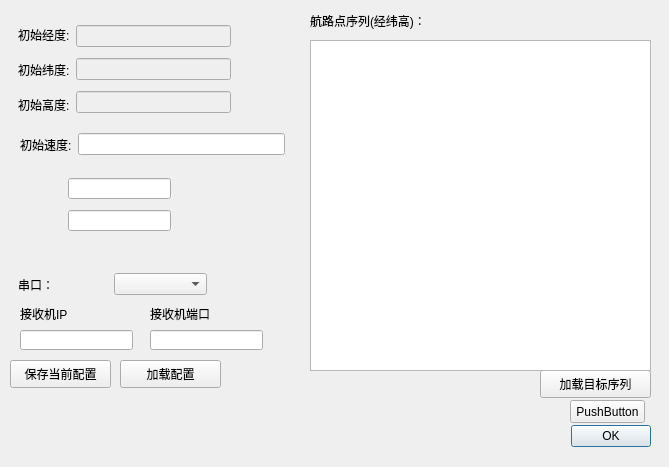
<?xml version="1.0" encoding="UTF-8"?>
<ui version="4.0">
 <class>Dialog_initsetting</class>
 <widget class="QDialog" name="Dialog_initsetting">
  <property name="geometry">
   <rect>
    <x>0</x>
    <y>0</y>
    <width>669</width>
    <height>467</height>
   </rect>
  </property>
  <property name="windowTitle">
   <string>Dialog</string>
  </property>
  <widget class="QWidget" name="layoutWidget">
   <property name="geometry">
    <rect>
     <x>300</x>
     <y>420</y>
     <width>351</width>
     <height>33</height>
    </rect>
   </property>
   <layout class="QHBoxLayout">
    <property name="spacing">
     <number>6</number>
    </property>
    <property name="leftMargin">
     <number>0</number>
    </property>
    <property name="topMargin">
     <number>0</number>
    </property>
    <property name="rightMargin">
     <number>0</number>
    </property>
    <property name="bottomMargin">
     <number>0</number>
    </property>
    <item>
     <spacer>
      <property name="orientation">
       <enum>Qt::Horizontal</enum>
      </property>
      <property name="sizeHint" stdset="0">
       <size>
        <width>140</width>
        <height>31</height>
       </size>
      </property>
     </spacer>
    </item>
    <item>
     <widget class="QPushButton" name="okButton">
      <property name="text">
       <string>OK</string>
      </property>
     </widget>
    </item>
   </layout>
  </widget>
  <widget class="QWidget" name="layoutWidget">
   <property name="geometry">
    <rect>
     <x>18</x>
     <y>20</y>
     <width>213</width>
     <height>99</height>
    </rect>
   </property>
   <layout class="QHBoxLayout" name="horizontalLayout">
    <item>
     <layout class="QVBoxLayout" name="verticalLayout">
      <item>
       <widget class="QLabel" name="label_1">
        <property name="styleSheet">
         <string notr="true">font: 12pt &quot;微软雅黑&quot;;</string>
        </property>
        <property name="text">
         <string>初始经度:</string>
        </property>
       </widget>
      </item>
      <item>
       <widget class="QLabel" name="label_2">
        <property name="styleSheet">
         <string notr="true">font: 12pt &quot;微软雅黑&quot;;</string>
        </property>
        <property name="text">
         <string>初始纬度:</string>
        </property>
       </widget>
      </item>
      <item>
       <widget class="QLabel" name="label_3">
        <property name="styleSheet">
         <string notr="true">font: 12pt &quot;微软雅黑&quot;;</string>
        </property>
        <property name="text">
         <string>初始高度:</string>
        </property>
       </widget>
      </item>
     </layout>
    </item>
    <item>
     <layout class="QVBoxLayout" name="verticalLayout_2">
      <item>
       <widget class="QLineEdit" name="lineEdit_Lontitude">
        <property name="enabled">
         <bool>false</bool>
        </property>
       </widget>
      </item>
      <item>
       <widget class="QLineEdit" name="lineEdit_Latitude">
        <property name="enabled">
         <bool>false</bool>
        </property>
       </widget>
      </item>
      <item>
       <widget class="QLineEdit" name="lineEdit_Altitude">
        <property name="enabled">
         <bool>false</bool>
        </property>
       </widget>
      </item>
     </layout>
    </item>
   </layout>
  </widget>
  <widget class="QLabel" name="label_12">
   <property name="geometry">
    <rect>
     <x>310</x>
     <y>10</y>
     <width>171</width>
     <height>21</height>
    </rect>
   </property>
   <property name="styleSheet">
    <string notr="true">font: 12pt &quot;微软雅黑&quot;;</string>
   </property>
   <property name="text">
    <string>航路点序列(经纬高)：</string>
   </property>
  </widget>
  <widget class="QPushButton" name="pushButton_saveTargeNode">
   <property name="geometry">
    <rect>
     <x>540</x>
     <y>370</y>
     <width>111</width>
     <height>28</height>
    </rect>
   </property>
   <property name="text">
    <string>加载目标序列</string>
   </property>
  </widget>
  <widget class="QPushButton" name="pushButton_saveSettings">
   <property name="geometry">
    <rect>
     <x>10</x>
     <y>360</y>
     <width>101</width>
     <height>28</height>
    </rect>
   </property>
   <property name="text">
    <string>保存当前配置</string>
   </property>
  </widget>
  <widget class="QPushButton" name="pushButton_loadSettings">
   <property name="geometry">
    <rect>
     <x>120</x>
     <y>360</y>
     <width>101</width>
     <height>28</height>
    </rect>
   </property>
   <property name="text">
    <string>加载配置</string>
   </property>
  </widget>
  <widget class="QWidget" name="layoutWidget">
   <property name="geometry">
    <rect>
     <x>18</x>
     <y>270</y>
     <width>189</width>
     <height>29</height>
    </rect>
   </property>
   <layout class="QHBoxLayout" name="horizontalLayout_14">
    <item>
     <widget class="QLabel" name="label_13">
      <property name="maximumSize">
       <size>
        <width>90</width>
        <height>16777215</height>
       </size>
      </property>
      <property name="styleSheet">
       <string notr="true">font: 12pt &quot;微软雅黑&quot;;</string>
      </property>
      <property name="text">
       <string>串口：</string>
      </property>
     </widget>
    </item>
    <item>
     <widget class="QComboBox" name="comboBox_serialPortName"/>
    </item>
   </layout>
  </widget>
  <widget class="QWidget" name="widget_hide1" native="true">
   <property name="geometry">
    <rect>
     <x>28</x>
     <y>160</y>
     <width>241</width>
     <height>80</height>
    </rect>
   </property>
   <widget class="QLineEdit" name="lineEdit_Gama">
    <property name="geometry">
     <rect>
      <x>40</x>
      <y>50</y>
      <width>103</width>
      <height>21</height>
     </rect>
    </property>
   </widget>
   <widget class="QLabel" name="label_10">
    <property name="geometry">
     <rect>
      <x>-114</x>
      <y>16</y>
      <width>145</width>
      <height>27</height>
     </rect>
    </property>
    <property name="styleSheet">
     <string notr="true">font: 12pt &quot;微软雅黑&quot;;</string>
    </property>
    <property name="text">
     <string>初始航迹方位角:</string>
    </property>
   </widget>
   <widget class="QLabel" name="label_11">
    <property name="geometry">
     <rect>
      <x>-114</x>
      <y>50</y>
      <width>145</width>
      <height>27</height>
     </rect>
    </property>
    <property name="styleSheet">
     <string notr="true">font: 12pt &quot;微软雅黑&quot;;</string>
    </property>
    <property name="text">
     <string>初始航迹俯仰角:</string>
    </property>
   </widget>
   <widget class="QLineEdit" name="lineEdit_Chi">
    <property name="geometry">
     <rect>
      <x>40</x>
      <y>18</y>
      <width>103</width>
      <height>21</height>
     </rect>
    </property>
   </widget>
  </widget>
  <widget class="QWidget" name="layoutWidget">
   <property name="geometry">
    <rect>
     <x>20</x>
     <y>130</y>
     <width>265</width>
     <height>29</height>
    </rect>
   </property>
   <layout class="QHBoxLayout" name="horizontalLayout_3">
    <item>
     <widget class="QLabel" name="label_9">
      <property name="styleSheet">
       <string notr="true">font: 12pt &quot;微软雅黑&quot;;</string>
      </property>
      <property name="text">
       <string>初始速度:</string>
      </property>
     </widget>
    </item>
    <item>
     <widget class="QLineEdit" name="lineEdit_V"/>
    </item>
   </layout>
  </widget>
  <widget class="QPushButton" name="pushButton_Debug">
   <property name="geometry">
    <rect>
     <x>570</x>
     <y>400</y>
     <width>75</width>
     <height>23</height>
    </rect>
   </property>
   <property name="text">
    <string>PushButton</string>
   </property>
  </widget>
  <widget class="QTextBrowser" name="textBrowser_targetNodes">
   <property name="geometry">
    <rect>
     <x>310</x>
     <y>40</y>
     <width>341</width>
     <height>331</height>
    </rect>
   </property>
  </widget>
  <widget class="QLineEdit" name="lineEdit_targetIP">
   <property name="geometry">
    <rect>
     <x>20</x>
     <y>330</y>
     <width>113</width>
     <height>20</height>
    </rect>
   </property>
  </widget>
  <widget class="QLineEdit" name="lineEdit_targetPort">
   <property name="geometry">
    <rect>
     <x>150</x>
     <y>330</y>
     <width>113</width>
     <height>20</height>
    </rect>
   </property>
  </widget>
  <widget class="QLabel" name="label_14">
   <property name="geometry">
    <rect>
     <x>20</x>
     <y>300</y>
     <width>90</width>
     <height>27</height>
    </rect>
   </property>
   <property name="maximumSize">
    <size>
     <width>90</width>
     <height>16777215</height>
    </size>
   </property>
   <property name="styleSheet">
    <string notr="true">font: 12pt &quot;微软雅黑&quot;;</string>
   </property>
   <property name="text">
    <string>接收机IP</string>
   </property>
  </widget>
  <widget class="QLabel" name="label_15">
   <property name="geometry">
    <rect>
     <x>150</x>
     <y>300</y>
     <width>90</width>
     <height>27</height>
    </rect>
   </property>
   <property name="maximumSize">
    <size>
     <width>90</width>
     <height>16777215</height>
    </size>
   </property>
   <property name="styleSheet">
    <string notr="true">font: 12pt &quot;微软雅黑&quot;;</string>
   </property>
   <property name="text">
    <string>接收机端口</string>
   </property>
  </widget>
 </widget>
 <resources/>
 <connections>
  <connection>
   <sender>pushButton_saveTargeNode</sender>
   <signal>clicked()</signal>
   <receiver>Dialog_initsetting</receiver>
   <slot>On_pushButton_saveTargeNode_clicked()</slot>
   <hints>
    <hint type="sourcelabel">
     <x>618</x>
     <y>579</y>
    </hint>
    <hint type="destinationlabel">
     <x>620</x>
     <y>612</y>
    </hint>
   </hints>
  </connection>
  <connection>
   <sender>pushButton_saveSettings</sender>
   <signal>clicked()</signal>
   <receiver>Dialog_initsetting</receiver>
   <slot>On_pushButton_saveSettings_clicked()</slot>
   <hints>
    <hint type="sourcelabel">
     <x>458</x>
     <y>421</y>
    </hint>
    <hint type="destinationlabel">
     <x>459</x>
     <y>449</y>
    </hint>
   </hints>
  </connection>
  <connection>
   <sender>pushButton_loadSettings</sender>
   <signal>clicked()</signal>
   <receiver>Dialog_initsetting</receiver>
   <slot>On_pushButton_loadSettings_clicked()</slot>
   <hints>
    <hint type="sourcelabel">
     <x>588</x>
     <y>425</y>
    </hint>
    <hint type="destinationlabel">
     <x>665</x>
     <y>419</y>
    </hint>
   </hints>
  </connection>
  <connection>
   <sender>pushButton_Debug</sender>
   <signal>clicked()</signal>
   <receiver>Dialog_initsetting</receiver>
   <slot>On_pushButton_Debug_clicked()</slot>
   <hints>
    <hint type="sourcelabel">
     <x>947</x>
     <y>523</y>
    </hint>
    <hint type="destinationlabel">
     <x>877</x>
     <y>535</y>
    </hint>
   </hints>
  </connection>
  <connection>
   <sender>okButton</sender>
   <signal>clicked()</signal>
   <receiver>Dialog_initsetting</receiver>
   <slot>On_ok_button_clicked()</slot>
   <hints>
    <hint type="sourcelabel">
     <x>369</x>
     <y>437</y>
    </hint>
    <hint type="destinationlabel">
     <x>141</x>
     <y>275</y>
    </hint>
   </hints>
  </connection>
 </connections>
 <slots>
  <slot>On_ok_button_clicked()</slot>
  <slot>On_pushButton_saveTargeNode_clicked()</slot>
  <slot>On_pushButton_saveSettings_clicked()</slot>
  <slot>On_pushButton_loadSettings_clicked()</slot>
  <slot>On_pushButton_Debug_clicked()</slot>
 </slots>
</ui>
